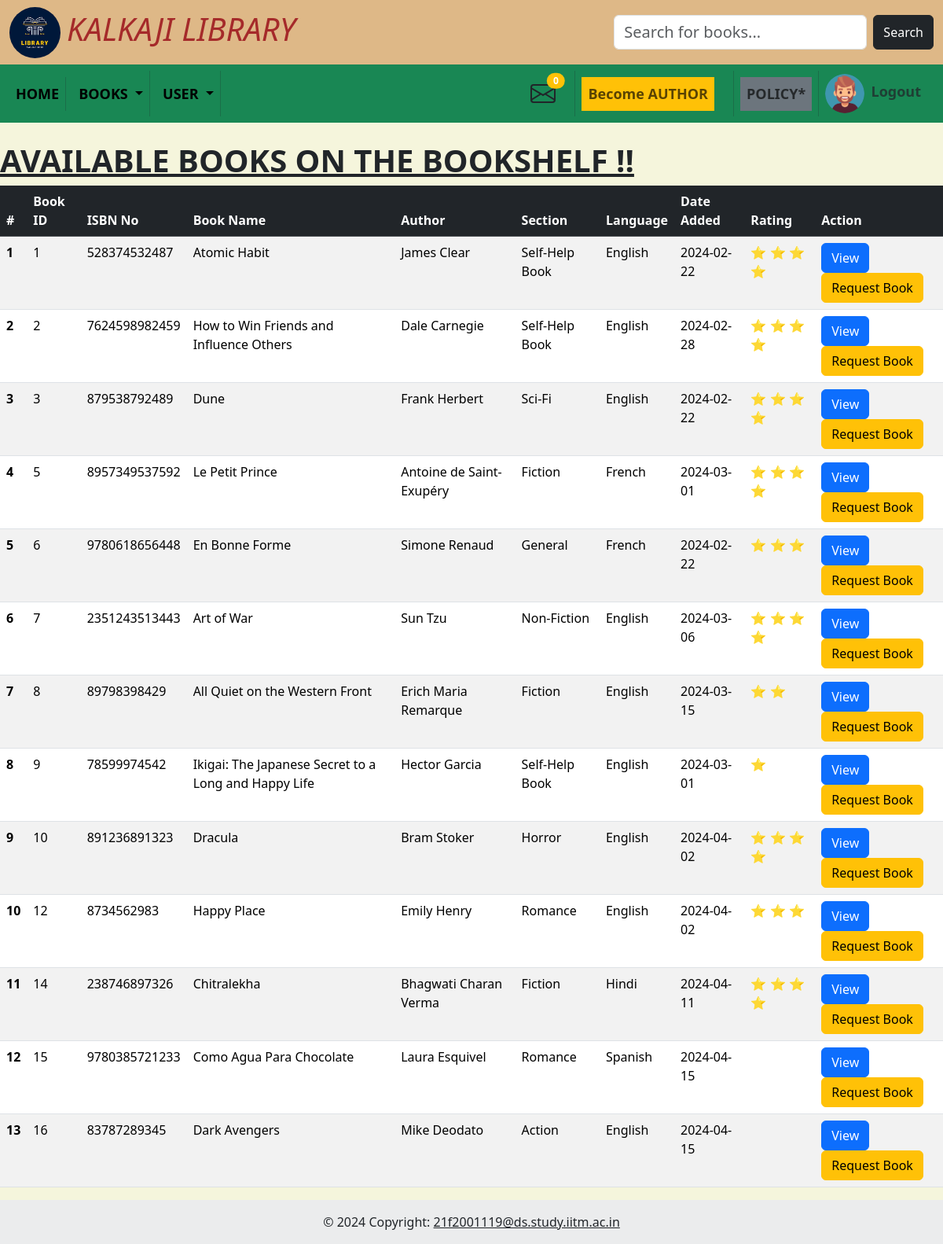
Page /issue-book on the committed database.
### models/model.py (models this page shows)
class Book(db.Model):
    __tablename__ = "book"
    id = db.Column(db.Integer, autoincrement=True, nullable=False, primary_key=True)
    isbn = db.Column(db.Integer, unique=True, nullable=False)
    name = db.Column(db.String, nullable=False)
    content = db.Column(db.String)
    author_name = db.Column(db.String)
    section = db.Column(db.Integer, db.ForeignKey("sections.id"), nullable=False)
    language = db.Column(db.String)
    date_added = db.Column(db.Date)
    rating = db.Column(db.Integer)
    enrollments = db.relationship("Enrollments", back_populates="book")
    ratings = db.relationship("Rating", backref="book")
    sections = db.relationship('Sections', backref='books')

class Sections(db.Model):
    __tablename__ = "sections"
    id = db.Column(db.Integer, autoincrement=True, primary_key=True)
    name = db.Column(db.String, nullable=False, unique=True)
    date_created = db.Column(db.Date)
    description = db.Column(db.String)

### controllers/issue_book.py (the view)
@app.route("/issue-book")
def issue_book():
    books = Book.query.all()
    current_date = date.today()
    return render_template("issue_book.html", books=books, current_date=current_date)

### controllers/admin.py (called while the page is built)
@app.before_request
def before_req():
    if "admin" not in session and request.endpoint in admin_routes:
        return redirect("/admin_login")
    elif "user_id" not in session and request.endpoint in user_routes:
        return redirect("/user_login")

### controllers/index.py (called while the page is built)
@app.context_processor
def inject_admin():
    admin1 = 1
    admin0 = 0
    req = Book_req.query.all()
    msg = Messages.query.filter_by(user_id=session.get('user_id')).all()
    return dict(admin1=admin1, admin0=admin0, req=len(req), msg=len(msg))

### templates/issue_book.html (shortened to what this page needs)
{% include 'base.html' %}
<div class=" mt-4">
    <h1 class="fw-bold text-uppercase text-decoration-underline"> Available Books on the Bookshelf !!</h1>
    <table class="table table-striped table-hover">
        <thead class="table-dark">
            <tr>
                <th scope="col">#</th>
                <th scope="col">Book ID</th>
                <th scope="col">ISBN No</th>
                <th scope="col">Book Name</th>
                <th scope="col">Author</th>
                <th scope="col">Section</th>
                <th scope="col">Language</th>
                <th scope="col">Date Added</th>
                <th scope="col">Rating</th>
                <th scope="col">Action</th>
            </tr>
        </thead>
        <tbody>
            {% for book in books %}
            <tr>
                <th scope="row">{{loop.index}}</th>
                <td>{{book.id}}</td>
                <td>{{book.isbn}}</td>
                <td>{{book.name}}</td>
                <td>{{book.author_name}}</td>
                <td>{{book.sections.name}}</td>
                <td>{{book.language}}</td>
                <td>{{book.date_added}}</td>
                <td>
                    {% if book.rating is not none %}
                    {% for i in range(book.rating) %}
                    ⭐
                    {% endfor %}
                    {% endif %}
                </td>
                <td>
                    <a href="/show/{{book.id}}"><button class="btn btn-primary me-1">View</button></a>
                    <button type="button" class="btn btn-warning" data-bs-toggle="modal" data-bs-target="#exampleModal{{ book.id }}" data-bs-whatever="@mdo">Request Book</button>
                </td>
            </tr>
            {% endfor %}
        </tbody>
    </table>
</div>
<footer class="bg-body-tertiary text-center text-lg-start">
    <div class="text-center p-3" style="background-color: rgba(0, 0, 0, 0.05);">
        © 2024 Copyright:
        <a class="text-body" href="mailto:21f2001119@ds.study.iitm.ac.in">21f2001119@ds.study.iitm.ac.in</a>
    </div>
</footer>
</body>
</html>

### static/global.css (style rules this page uses)
body { background-color: beige; }

### rows in the picture
Book: id "1", isbn "528374532487", name "Atomic Habit", author_name "James Clear", sections.name "Self-Help Book", language "English", date_added "2024-02-22", rating 4 (drawn)
Book: id "2", isbn "7624598982459", name "How to Win Friends and Influence Others", author_name "Dale Carnegie", sections.name "Self-Help Book", language "English", date_added "2024-02-28", rating 4 (drawn)
Book: id "3", isbn "879538792489", name "Dune", author_name "Frank Herbert", sections.name "Sci-Fi", language "English", date_added "2024-02-22", rating 4 (drawn)
Book: id "5", isbn "8957349537592", name "Le Petit Prince", author_name "Antoine de Saint-Exupéry", sections.name "Fiction", language "French", date_added "2024-03-01", rating 4 (drawn)
Book: id "6", isbn "9780618656448", name "En Bonne Forme", author_name "Simone Renaud", sections.name "General", language "French", date_added "2024-02-22", rating 3 (drawn)
Book: id "7", isbn "2351243513443", name "Art of War", author_name "Sun Tzu", sections.name "Non-Fiction", language "English", date_added "2024-03-06", rating 4 (drawn)
Book: id "8", isbn "89798398429", name "All Quiet on the Western Front", author_name "Erich Maria Remarque", sections.name "Fiction", language "English", date_added "2024-03-15", rating 2 (drawn)
Book: id "9", isbn "78599974542", name "Ikigai: The Japanese Secret to a Long and Happy Life", author_name "Hector Garcia", sections.name "Self-Help Book", language "English", date_added "2024-03-01", rating 1 (drawn)
Book: id "10", isbn "891236891323", name "Dracula", author_name "Bram Stoker", sections.name "Horror", language "English", date_added "2024-04-02", rating 4 (drawn)
Book: id "12", isbn "8734562983", name "Happy Place", author_name "Emily Henry", sections.name "Romance", language "English", date_added "2024-04-02", rating 3 (drawn)
Book: id "14", isbn "238746897326", name "Chitralekha", author_name "Bhagwati Charan Verma", sections.name "Fiction", language "Hindi", date_added "2024-04-11", rating 4 (drawn)
Book: id "15", isbn "9780385721233", name "Como Agua Para Chocolate", author_name "Laura Esquivel", sections.name "Romance", language "Spanish", date_added "2024-04-15"
Book: id "16", isbn "83787289345", name "Dark Avengers", author_name "Mike Deodato", sections.name "Action", language "English", date_added "2024-04-15"

### other values in the picture
{{ msg }} "0"
